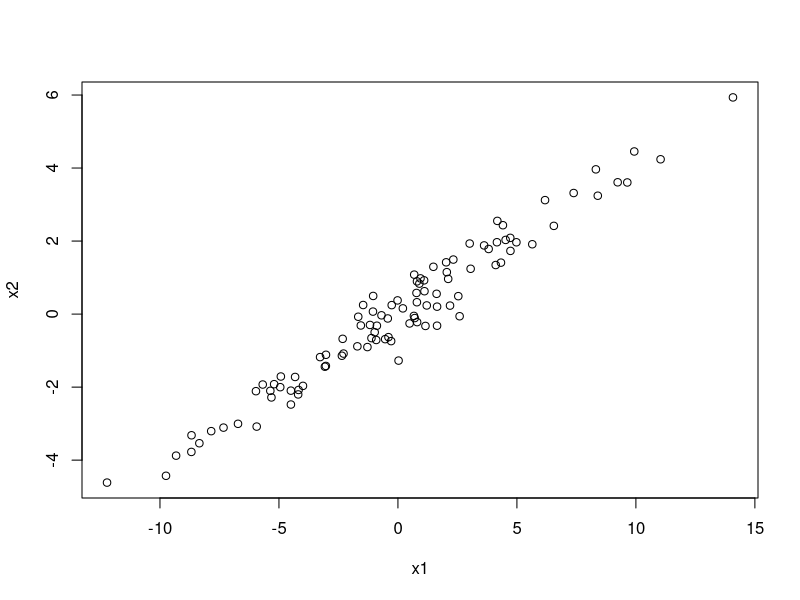
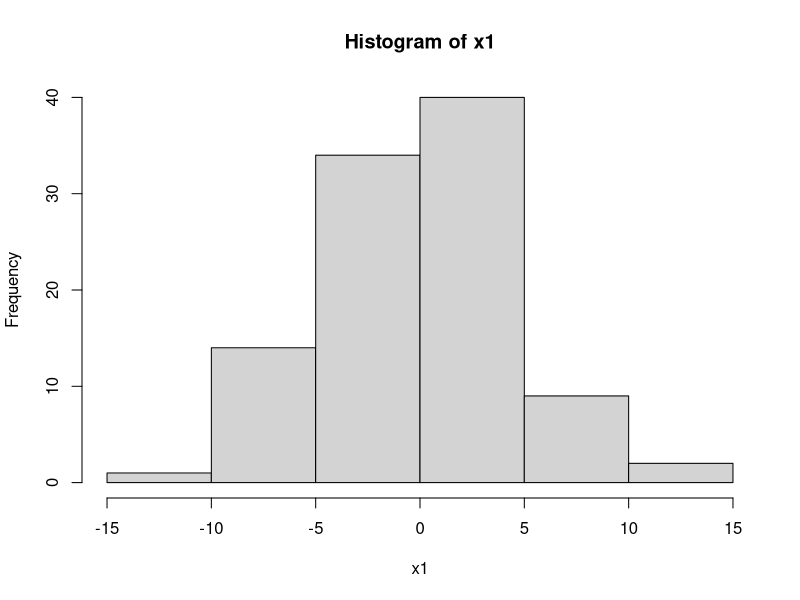
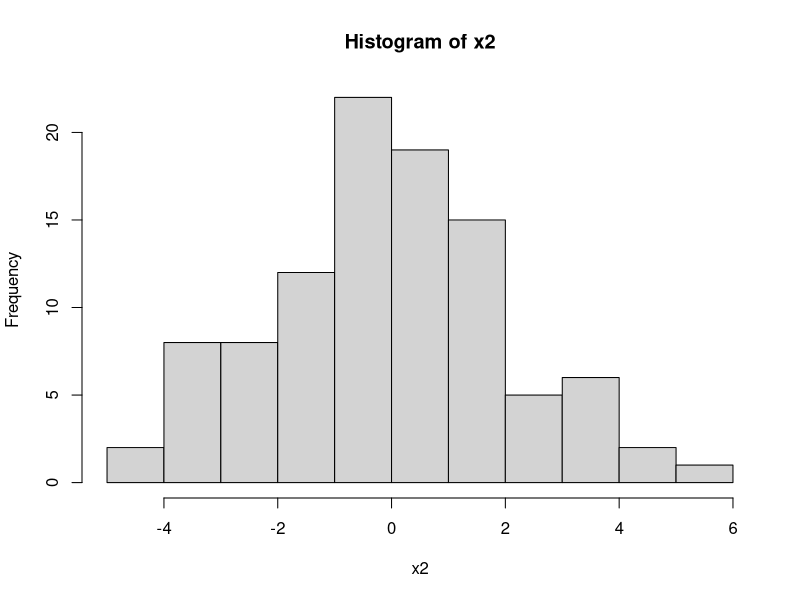
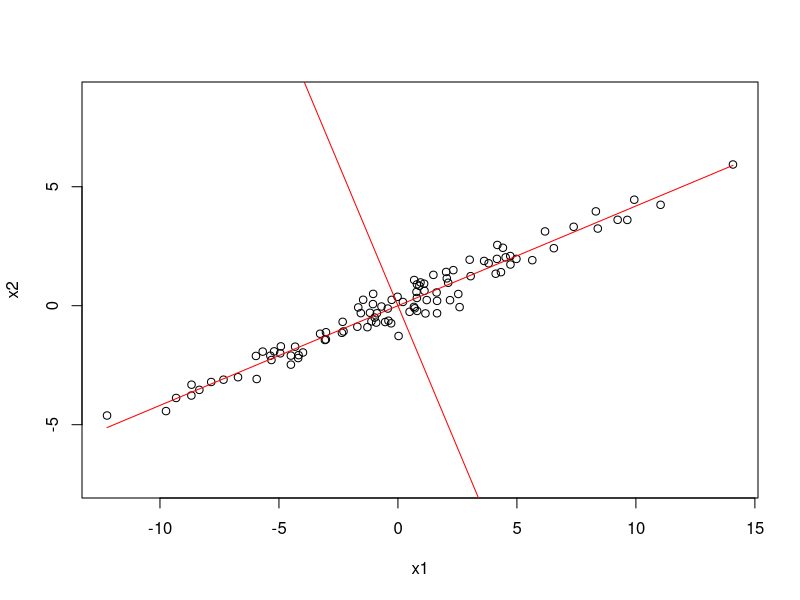
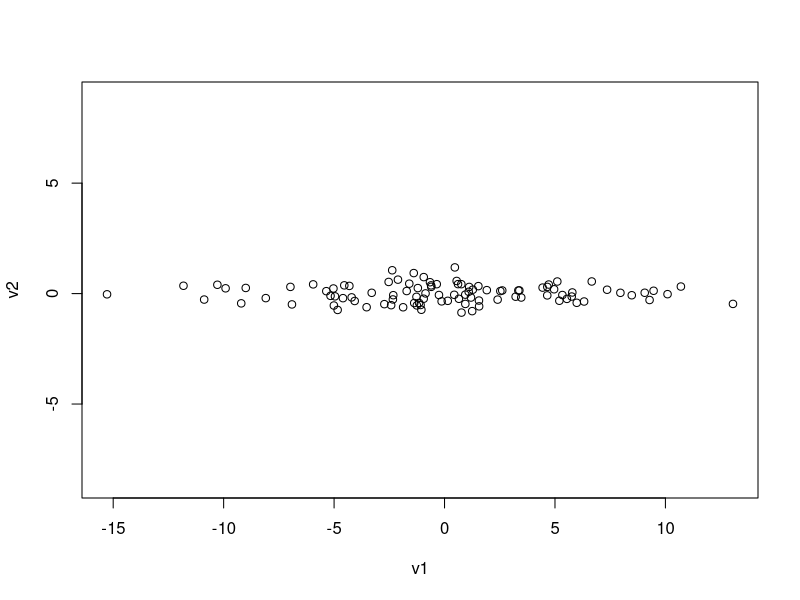
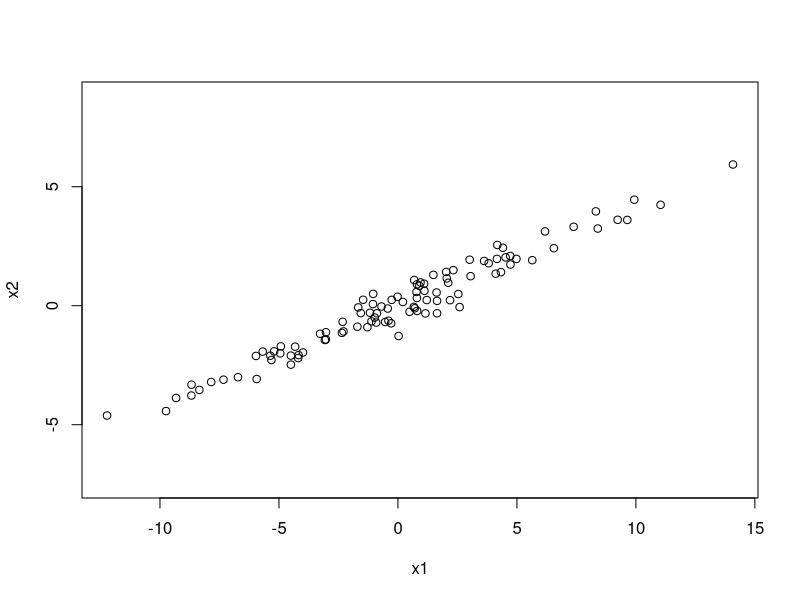
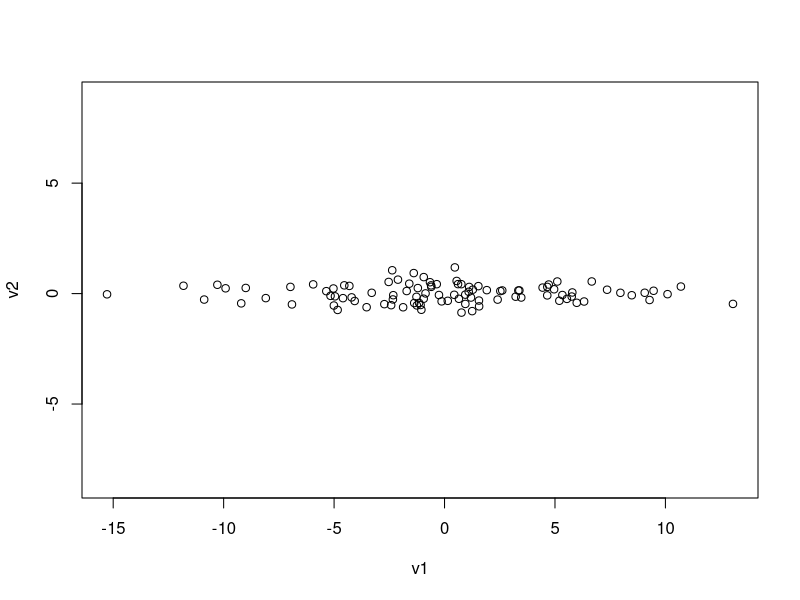

Generate these figures, in order, with R:
## ---- chunk 1
knitr::opts_chunk$set(echo = TRUE)
## ---- chunk 2
R=cbind(c(0.924,0.381),c(0.381,-0.925))
D=diag(c(29.296,0.149))
Sigma0.5=t(R)%*%sqrt(D)%*%R
temp=t(Sigma0.5%*%matrix(rnorm(200),nrow=2))
x1=temp[,1]
x2=temp[,2]
x1=x1-mean(x1)
x2=x2-mean(x2)


#Plotting Data
plot(x1,x2)
hist(x1)
hist(x2)
## ---- chunk 3
X=cbind(x1,x2)
S=cov(X)
S

eigen(S)

v1=eigen(S)$vectors[,1]
v2=eigen(S)$vectors[,2]
## ---- chunk 4
t(v1)%*%v1
t(v2)%*%v2
t(v1)%*%v2
## ---- chunk 5
plot(x1,x2,asp=1)
xrange=min(x1)+(0:100)/100*(max(x1)-min(x1))
lines(xrange,v1[2]/v1[1] * xrange,col='red')
lines(xrange,v2[2]/v2[1] * xrange,col='red')
## ---- chunk 6
R=cbind(v1,v2)
W=X%*%R
cov(W)

plot(W,asp=1)

plot(X,asp=1)
head(X)

plot(W,asp=1)
head(W)
